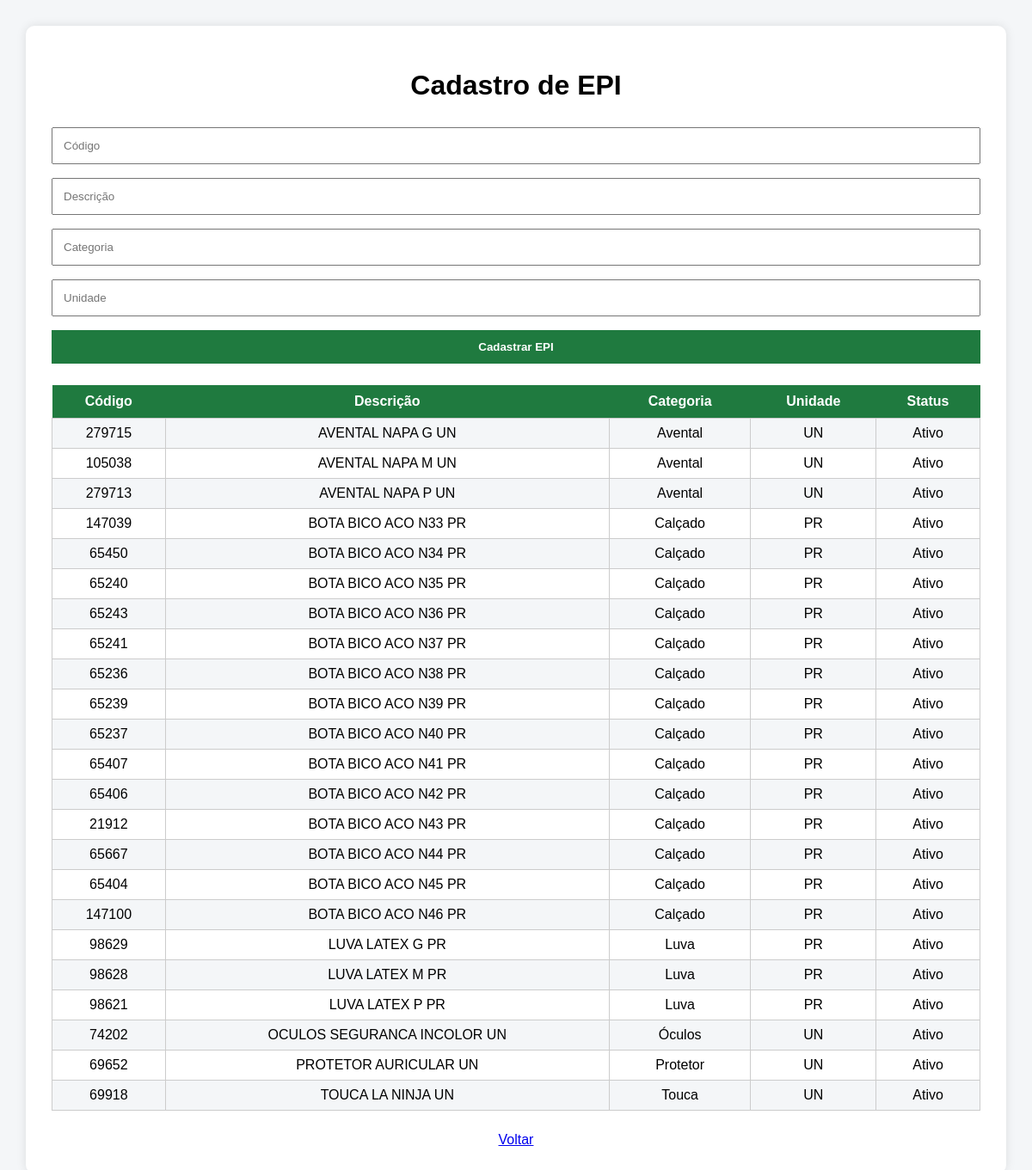
The page /epis (signed in) on the database its author committed.
### models.py (models this page shows)
class EPI(db.Model):
    id = db.Column(db.Integer, primary_key=True)
    codigo = db.Column(db.String(30), unique=True, nullable=False)
    descricao = db.Column(db.String(200), nullable=False)
    categoria = db.Column(db.String(80), nullable=False)
    unidade = db.Column(db.String(20), nullable=False)
    ativo = db.Column(db.Boolean, default=True)

### app.py (the view)
@app.route("/epis")
def epis():
    if not session.get("admin"):
        return redirect(url_for("login"))
    lista = EPI.query.order_by(EPI.descricao).all()
    return render_template("epis.html", epis=lista)

### templates/epis.html (shortened to what this page needs)
<!DOCTYPE html>
<html lang="pt-br">
<head>
    <link rel="stylesheet" href="/static/style.css">
</head>
<body>
<div class="painel-grande">
    <h1>Cadastro de EPI</h1>
    <form action="/cadastrar_epi" method="POST">
        <input name="codigo" placeholder="Código" required>
        <input name="descricao" placeholder="Descrição" required>
        <input name="categoria" placeholder="Categoria" required>
        <input name="unidade" placeholder="Unidade" required>
        <button type="submit">Cadastrar EPI</button>
    </form>
    <table>
        <tr>
            <th>Código</th>
            <th>Descrição</th>
            <th>Categoria</th>
            <th>Unidade</th>
            <th>Status</th>
        </tr>
        {% for epi in epis %}
        <tr>
            <td>{{ epi.codigo }}</td>
            <td>{{ epi.descricao }}</td>
            <td>{{ epi.categoria }}</td>
            <td>{{ epi.unidade }}</td>
            <td>{{ "Ativo" if epi.ativo else "Inativo" }}</td>
        </tr>
        {% endfor %}
    </table>
    <a href="/admin">Voltar</a>
</div>
</body>
</html>

### static/style.css (style rules this page uses)
body { font-family: Arial, sans-serif; background-color: #f4f6f8; margin: 0; padding: 0; }
.painel-grande { background-color: white; padding: 30px; width: 90%; margin: 30px auto; border-radius: 10px; box-shadow: 0 0 12px rgba(0,0,0,0.1); text-align: center; }
input, select, textarea { width: 100%; padding: 12px; margin: 8px 0; box-sizing: border-box; }
button { width: 100%; padding: 12px; background-color: #1f7a3f; color: white; border: none; cursor: pointer; margin-top: 8px; font-weight: bold; }
table { width: 100%; border-collapse: collapse; margin: 25px 0; }
th { background-color: #1f7a3f; color: white; padding: 10px; }
td { border: 1px solid #ccc; padding: 8px; }
tr:nth-child(even) { background-color: #f4f6f8; }

### rows shown on the page
EPI: codigo "279715", descricao "AVENTAL NAPA G UN", categoria "Avental", unidade "UN", ativo "Ativo"
EPI: codigo "105038", descricao "AVENTAL NAPA M UN", categoria "Avental", unidade "UN", ativo "Ativo"
EPI: codigo "279713", descricao "AVENTAL NAPA P UN", categoria "Avental", unidade "UN", ativo "Ativo"
EPI: codigo "147039", descricao "BOTA BICO ACO N33 PR", categoria "Calçado", unidade "PR", ativo "Ativo"
EPI: codigo "65450", descricao "BOTA BICO ACO N34 PR", categoria "Calçado", unidade "PR", ativo "Ativo"
EPI: codigo "65240", descricao "BOTA BICO ACO N35 PR", categoria "Calçado", unidade "PR", ativo "Ativo"
EPI: codigo "65243", descricao "BOTA BICO ACO N36 PR", categoria "Calçado", unidade "PR", ativo "Ativo"
EPI: codigo "65241", descricao "BOTA BICO ACO N37 PR", categoria "Calçado", unidade "PR", ativo "Ativo"
EPI: codigo "65236", descricao "BOTA BICO ACO N38 PR", categoria "Calçado", unidade "PR", ativo "Ativo"
EPI: codigo "65239", descricao "BOTA BICO ACO N39 PR", categoria "Calçado", unidade "PR", ativo "Ativo"
EPI: codigo "65237", descricao "BOTA BICO ACO N40 PR", categoria "Calçado", unidade "PR", ativo "Ativo"
EPI: codigo "65407", descricao "BOTA BICO ACO N41 PR", categoria "Calçado", unidade "PR", ativo "Ativo"
EPI: codigo "65406", descricao "BOTA BICO ACO N42 PR", categoria "Calçado", unidade "PR", ativo "Ativo"
EPI: codigo "21912", descricao "BOTA BICO ACO N43 PR", categoria "Calçado", unidade "PR", ativo "Ativo"
EPI: codigo "65667", descricao "BOTA BICO ACO N44 PR", categoria "Calçado", unidade "PR", ativo "Ativo"
EPI: codigo "65404", descricao "BOTA BICO ACO N45 PR", categoria "Calçado", unidade "PR", ativo "Ativo"
EPI: codigo "147100", descricao "BOTA BICO ACO N46 PR", categoria "Calçado", unidade "PR", ativo "Ativo"
EPI: codigo "98629", descricao "LUVA LATEX G PR", categoria "Luva", unidade "PR", ativo "Ativo"
EPI: codigo "98628", descricao "LUVA LATEX M PR", categoria "Luva", unidade "PR", ativo "Ativo"
EPI: codigo "98621", descricao "LUVA LATEX P PR", categoria "Luva", unidade "PR", ativo "Ativo"
EPI: codigo "74202", descricao "OCULOS SEGURANCA INCOLOR UN", categoria "Óculos", unidade "UN", ativo "Ativo"
EPI: codigo "69652", descricao "PROTETOR AURICULAR UN", categoria "Protetor", unidade "UN", ativo "Ativo"
EPI: codigo "69918", descricao "TOUCA LA NINJA UN", categoria "Touca", unidade "UN", ativo "Ativo"
